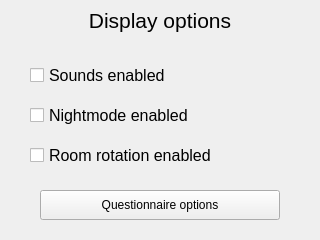
<?xml version="1.0" encoding="UTF-8"?>
<ui version="4.0">
 <class>DisplayOptions</class>
 <widget class="QWidget" name="DisplayOptions">
  <property name="geometry">
   <rect>
    <x>0</x>
    <y>0</y>
    <width>320</width>
    <height>240</height>
   </rect>
  </property>
  <widget class="QWidget" name="settingsHead" native="true">
   <property name="geometry">
    <rect>
     <x>0</x>
     <y>0</y>
     <width>320</width>
     <height>40</height>
    </rect>
   </property>
   <widget class="QPushButton" name="back">
    <property name="geometry">
     <rect>
      <x>0</x>
      <y>0</y>
      <width>51</width>
      <height>40</height>
     </rect>
    </property>
    <property name="text">
     <string/>
    </property>
    <property name="icon">
     <iconset resource="icons.qrc">
      <normaloff>:/settings/icons/arrow_left_white.svg</normaloff>:/settings/icons/arrow_left_white.svg</iconset>
    </property>
    <property name="iconSize">
     <size>
      <width>18</width>
      <height>18</height>
     </size>
    </property>
    <property name="flat">
     <bool>true</bool>
    </property>
   </widget>
   <widget class="QLabel" name="settingLabel">
    <property name="geometry">
     <rect>
      <x>0</x>
      <y>0</y>
      <width>320</width>
      <height>40</height>
     </rect>
    </property>
    <property name="font">
     <font>
      <pointsize>16</pointsize>
     </font>
    </property>
    <property name="text">
     <string>Display options</string>
    </property>
    <property name="alignment">
     <set>Qt::AlignCenter</set>
    </property>
   </widget>
   <zorder>settingLabel</zorder>
   <zorder>back</zorder>
  </widget>
  <widget class="QWidget" name="checkboxes" native="true">
   <property name="geometry">
    <rect>
     <x>10</x>
     <y>50</y>
     <width>300</width>
     <height>180</height>
    </rect>
   </property>
   <widget class="QCheckBox" name="enableRotation">
    <property name="geometry">
     <rect>
      <x>20</x>
      <y>90</y>
      <width>260</width>
      <height>30</height>
     </rect>
    </property>
    <property name="font">
     <font>
      <pointsize>12</pointsize>
     </font>
    </property>
    <property name="text">
     <string>Room rotation enabled</string>
    </property>
   </widget>
   <widget class="QCheckBox" name="enableNightmode">
    <property name="geometry">
     <rect>
      <x>20</x>
      <y>50</y>
      <width>260</width>
      <height>30</height>
     </rect>
    </property>
    <property name="font">
     <font>
      <pointsize>12</pointsize>
     </font>
    </property>
    <property name="text">
     <string>Nightmode enabled</string>
    </property>
   </widget>
   <widget class="QCheckBox" name="enableSounds">
    <property name="geometry">
     <rect>
      <x>20</x>
      <y>10</y>
      <width>260</width>
      <height>30</height>
     </rect>
    </property>
    <property name="font">
     <font>
      <pointsize>12</pointsize>
     </font>
    </property>
    <property name="text">
     <string>Sounds enabled</string>
    </property>
   </widget>
   <widget class="QPushButton" name="questionnaireOptions">
    <property name="geometry">
     <rect>
      <x>30</x>
      <y>140</y>
      <width>240</width>
      <height>30</height>
     </rect>
    </property>
    <property name="text">
     <string>Questionnaire options</string>
    </property>
   </widget>
  </widget>
 </widget>
 <resources>
  <include location="icons.qrc"/>
 </resources>
 <connections/>
</ui>
